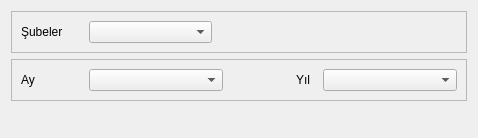
<?xml version="1.0" encoding="UTF-8"?>
<ui version="4.0">
 <class>PRS_EBILDIRGE_OLUSTUR_BATCH</class>
 <widget class="QDialog" name="PRS_EBILDIRGE_OLUSTUR_BATCH">
  <property name="geometry">
   <rect>
    <x>0</x>
    <y>0</y>
    <width>478</width>
    <height>138</height>
   </rect>
  </property>
  <property name="sizePolicy">
   <sizepolicy hsizetype="Expanding" vsizetype="Expanding">
    <horstretch>0</horstretch>
    <verstretch>0</verstretch>
   </sizepolicy>
  </property>
  <property name="minimumSize">
   <size>
    <width>478</width>
    <height>138</height>
   </size>
  </property>
  <property name="windowTitle">
   <string>Dialog</string>
  </property>
  <layout class="QGridLayout" name="gridLayout_3">
   <item row="0" column="0" colspan="2">
    <widget class="QFrame" name="frame_subeler">
     <property name="sizePolicy">
      <sizepolicy hsizetype="Expanding" vsizetype="Fixed">
       <horstretch>0</horstretch>
       <verstretch>0</verstretch>
      </sizepolicy>
     </property>
     <property name="frameShape">
      <enum>QFrame::StyledPanel</enum>
     </property>
     <property name="frameShadow">
      <enum>QFrame::Raised</enum>
     </property>
     <layout class="QGridLayout" name="gridLayout" columnstretch="4,2,1,1,2">
      <item row="0" column="0">
       <widget class="QLabel" name="label">
        <property name="sizePolicy">
         <sizepolicy hsizetype="Fixed" vsizetype="Fixed">
          <horstretch>0</horstretch>
          <verstretch>0</verstretch>
         </sizepolicy>
        </property>
        <property name="minimumSize">
         <size>
          <width>62</width>
          <height>0</height>
         </size>
        </property>
        <property name="text">
         <string>Şubeler</string>
        </property>
       </widget>
      </item>
      <item row="0" column="1">
       <widget class="QComboBox" name="combo_box_subeler">
        <property name="sizePolicy">
         <sizepolicy hsizetype="Expanding" vsizetype="Fixed">
          <horstretch>0</horstretch>
          <verstretch>0</verstretch>
         </sizepolicy>
        </property>
       </widget>
      </item>
      <item row="0" column="2">
       <spacer name="horizontalSpacer_2">
        <property name="orientation">
         <enum>Qt::Horizontal</enum>
        </property>
        <property name="sizeHint" stdset="0">
         <size>
          <width>40</width>
          <height>20</height>
         </size>
        </property>
       </spacer>
      </item>
      <item row="0" column="3">
       <spacer name="horizontalSpacer_3">
        <property name="orientation">
         <enum>Qt::Horizontal</enum>
        </property>
        <property name="sizeHint" stdset="0">
         <size>
          <width>40</width>
          <height>20</height>
         </size>
        </property>
       </spacer>
      </item>
      <item row="0" column="4">
       <spacer name="horizontalSpacer_4">
        <property name="orientation">
         <enum>Qt::Horizontal</enum>
        </property>
        <property name="sizeHint" stdset="0">
         <size>
          <width>95</width>
          <height>20</height>
         </size>
        </property>
       </spacer>
      </item>
     </layout>
    </widget>
   </item>
   <item row="1" column="0" colspan="2">
    <widget class="QFrame" name="frame_ay">
     <property name="sizePolicy">
      <sizepolicy hsizetype="Expanding" vsizetype="Fixed">
       <horstretch>0</horstretch>
       <verstretch>0</verstretch>
      </sizepolicy>
     </property>
     <property name="frameShape">
      <enum>QFrame::StyledPanel</enum>
     </property>
     <property name="frameShadow">
      <enum>QFrame::Raised</enum>
     </property>
     <layout class="QGridLayout" name="gridLayout_2" columnstretch="4,2,1,1,2">
      <item row="0" column="0">
       <widget class="QLabel" name="label_ay">
        <property name="sizePolicy">
         <sizepolicy hsizetype="Fixed" vsizetype="Fixed">
          <horstretch>0</horstretch>
          <verstretch>0</verstretch>
         </sizepolicy>
        </property>
        <property name="minimumSize">
         <size>
          <width>62</width>
          <height>0</height>
         </size>
        </property>
        <property name="text">
         <string>Ay</string>
        </property>
       </widget>
      </item>
      <item row="0" column="3">
       <widget class="QLabel" name="label_yil">
        <property name="sizePolicy">
         <sizepolicy hsizetype="Fixed" vsizetype="Fixed">
          <horstretch>0</horstretch>
          <verstretch>0</verstretch>
         </sizepolicy>
        </property>
        <property name="text">
         <string>Yıl  </string>
        </property>
       </widget>
      </item>
      <item row="0" column="4">
       <widget class="QComboBox" name="combo_box_yillar">
        <property name="sizePolicy">
         <sizepolicy hsizetype="Expanding" vsizetype="Fixed">
          <horstretch>0</horstretch>
          <verstretch>0</verstretch>
         </sizepolicy>
        </property>
        <property name="cursor">
         <cursorShape>ArrowCursor</cursorShape>
        </property>
       </widget>
      </item>
      <item row="0" column="1">
       <widget class="QComboBox" name="combo_box_aylar">
        <property name="sizePolicy">
         <sizepolicy hsizetype="Expanding" vsizetype="Fixed">
          <horstretch>0</horstretch>
          <verstretch>0</verstretch>
         </sizepolicy>
        </property>
        <property name="cursor">
         <cursorShape>ArrowCursor</cursorShape>
        </property>
       </widget>
      </item>
      <item row="0" column="2">
       <spacer name="horizontalSpacer">
        <property name="orientation">
         <enum>Qt::Horizontal</enum>
        </property>
        <property name="sizeHint" stdset="0">
         <size>
          <width>40</width>
          <height>20</height>
         </size>
        </property>
       </spacer>
      </item>
     </layout>
    </widget>
   </item>
   <item row="3" column="0">
    <spacer name="horizontalSpacer_5">
     <property name="orientation">
      <enum>Qt::Horizontal</enum>
     </property>
     <property name="sizeHint" stdset="0">
      <size>
       <width>414</width>
       <height>20</height>
      </size>
     </property>
    </spacer>
   </item>
   <item row="3" column="1">
    <widget class="QWidget" name="widget_batch_buttons" native="true"/>
   </item>
   <item row="2" column="0">
    <spacer name="verticalSpacer">
     <property name="orientation">
      <enum>Qt::Vertical</enum>
     </property>
     <property name="sizeHint" stdset="0">
      <size>
       <width>20</width>
       <height>40</height>
      </size>
     </property>
    </spacer>
   </item>
  </layout>
 </widget>
 <tabstops>
  <tabstop>combo_box_subeler</tabstop>
  <tabstop>combo_box_aylar</tabstop>
  <tabstop>combo_box_yillar</tabstop>
 </tabstops>
 <resources/>
 <connections/>
</ui>
